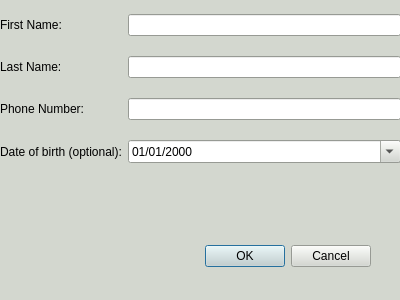
<?xml version="1.0" encoding="UTF-8"?>
<ui version="4.0">
 <class>input_window</class>
 <widget class="QDialog" name="input_window">
  <property name="geometry">
   <rect>
    <x>0</x>
    <y>0</y>
    <width>400</width>
    <height>300</height>
   </rect>
  </property>
  <property name="palette">
   <palette>
    <active>
     <colorrole role="WindowText">
      <brush brushstyle="SolidPattern">
       <color alpha="255">
        <red>0</red>
        <green>0</green>
        <blue>0</blue>
       </color>
      </brush>
     </colorrole>
     <colorrole role="Button">
      <brush brushstyle="SolidPattern">
       <color alpha="255">
        <red>211</red>
        <green>215</green>
        <blue>207</blue>
       </color>
      </brush>
     </colorrole>
     <colorrole role="Light">
      <brush brushstyle="SolidPattern">
       <color alpha="255">
        <red>255</red>
        <green>255</green>
        <blue>255</blue>
       </color>
      </brush>
     </colorrole>
     <colorrole role="Midlight">
      <brush brushstyle="SolidPattern">
       <color alpha="255">
        <red>233</red>
        <green>235</green>
        <blue>231</blue>
       </color>
      </brush>
     </colorrole>
     <colorrole role="Dark">
      <brush brushstyle="SolidPattern">
       <color alpha="255">
        <red>105</red>
        <green>107</green>
        <blue>103</blue>
       </color>
      </brush>
     </colorrole>
     <colorrole role="Mid">
      <brush brushstyle="SolidPattern">
       <color alpha="255">
        <red>141</red>
        <green>143</green>
        <blue>138</blue>
       </color>
      </brush>
     </colorrole>
     <colorrole role="Text">
      <brush brushstyle="SolidPattern">
       <color alpha="255">
        <red>0</red>
        <green>0</green>
        <blue>0</blue>
       </color>
      </brush>
     </colorrole>
     <colorrole role="BrightText">
      <brush brushstyle="SolidPattern">
       <color alpha="255">
        <red>255</red>
        <green>255</green>
        <blue>255</blue>
       </color>
      </brush>
     </colorrole>
     <colorrole role="ButtonText">
      <brush brushstyle="SolidPattern">
       <color alpha="255">
        <red>0</red>
        <green>0</green>
        <blue>0</blue>
       </color>
      </brush>
     </colorrole>
     <colorrole role="Base">
      <brush brushstyle="SolidPattern">
       <color alpha="255">
        <red>255</red>
        <green>255</green>
        <blue>255</blue>
       </color>
      </brush>
     </colorrole>
     <colorrole role="Window">
      <brush brushstyle="SolidPattern">
       <color alpha="255">
        <red>211</red>
        <green>215</green>
        <blue>207</blue>
       </color>
      </brush>
     </colorrole>
     <colorrole role="Shadow">
      <brush brushstyle="SolidPattern">
       <color alpha="255">
        <red>0</red>
        <green>0</green>
        <blue>0</blue>
       </color>
      </brush>
     </colorrole>
     <colorrole role="AlternateBase">
      <brush brushstyle="SolidPattern">
       <color alpha="255">
        <red>233</red>
        <green>235</green>
        <blue>231</blue>
       </color>
      </brush>
     </colorrole>
     <colorrole role="ToolTipBase">
      <brush brushstyle="SolidPattern">
       <color alpha="255">
        <red>255</red>
        <green>255</green>
        <blue>220</blue>
       </color>
      </brush>
     </colorrole>
     <colorrole role="ToolTipText">
      <brush brushstyle="SolidPattern">
       <color alpha="255">
        <red>0</red>
        <green>0</green>
        <blue>0</blue>
       </color>
      </brush>
     </colorrole>
     <colorrole role="PlaceholderText">
      <brush brushstyle="SolidPattern">
       <color alpha="128">
        <red>0</red>
        <green>0</green>
        <blue>0</blue>
       </color>
      </brush>
     </colorrole>
    </active>
    <inactive>
     <colorrole role="WindowText">
      <brush brushstyle="SolidPattern">
       <color alpha="255">
        <red>0</red>
        <green>0</green>
        <blue>0</blue>
       </color>
      </brush>
     </colorrole>
     <colorrole role="Button">
      <brush brushstyle="SolidPattern">
       <color alpha="255">
        <red>211</red>
        <green>215</green>
        <blue>207</blue>
       </color>
      </brush>
     </colorrole>
     <colorrole role="Light">
      <brush brushstyle="SolidPattern">
       <color alpha="255">
        <red>255</red>
        <green>255</green>
        <blue>255</blue>
       </color>
      </brush>
     </colorrole>
     <colorrole role="Midlight">
      <brush brushstyle="SolidPattern">
       <color alpha="255">
        <red>233</red>
        <green>235</green>
        <blue>231</blue>
       </color>
      </brush>
     </colorrole>
     <colorrole role="Dark">
      <brush brushstyle="SolidPattern">
       <color alpha="255">
        <red>105</red>
        <green>107</green>
        <blue>103</blue>
       </color>
      </brush>
     </colorrole>
     <colorrole role="Mid">
      <brush brushstyle="SolidPattern">
       <color alpha="255">
        <red>141</red>
        <green>143</green>
        <blue>138</blue>
       </color>
      </brush>
     </colorrole>
     <colorrole role="Text">
      <brush brushstyle="SolidPattern">
       <color alpha="255">
        <red>0</red>
        <green>0</green>
        <blue>0</blue>
       </color>
      </brush>
     </colorrole>
     <colorrole role="BrightText">
      <brush brushstyle="SolidPattern">
       <color alpha="255">
        <red>255</red>
        <green>255</green>
        <blue>255</blue>
       </color>
      </brush>
     </colorrole>
     <colorrole role="ButtonText">
      <brush brushstyle="SolidPattern">
       <color alpha="255">
        <red>0</red>
        <green>0</green>
        <blue>0</blue>
       </color>
      </brush>
     </colorrole>
     <colorrole role="Base">
      <brush brushstyle="SolidPattern">
       <color alpha="255">
        <red>255</red>
        <green>255</green>
        <blue>255</blue>
       </color>
      </brush>
     </colorrole>
     <colorrole role="Window">
      <brush brushstyle="SolidPattern">
       <color alpha="255">
        <red>211</red>
        <green>215</green>
        <blue>207</blue>
       </color>
      </brush>
     </colorrole>
     <colorrole role="Shadow">
      <brush brushstyle="SolidPattern">
       <color alpha="255">
        <red>0</red>
        <green>0</green>
        <blue>0</blue>
       </color>
      </brush>
     </colorrole>
     <colorrole role="AlternateBase">
      <brush brushstyle="SolidPattern">
       <color alpha="255">
        <red>233</red>
        <green>235</green>
        <blue>231</blue>
       </color>
      </brush>
     </colorrole>
     <colorrole role="ToolTipBase">
      <brush brushstyle="SolidPattern">
       <color alpha="255">
        <red>255</red>
        <green>255</green>
        <blue>220</blue>
       </color>
      </brush>
     </colorrole>
     <colorrole role="ToolTipText">
      <brush brushstyle="SolidPattern">
       <color alpha="255">
        <red>0</red>
        <green>0</green>
        <blue>0</blue>
       </color>
      </brush>
     </colorrole>
     <colorrole role="PlaceholderText">
      <brush brushstyle="SolidPattern">
       <color alpha="128">
        <red>0</red>
        <green>0</green>
        <blue>0</blue>
       </color>
      </brush>
     </colorrole>
    </inactive>
    <disabled>
     <colorrole role="WindowText">
      <brush brushstyle="SolidPattern">
       <color alpha="255">
        <red>105</red>
        <green>107</green>
        <blue>103</blue>
       </color>
      </brush>
     </colorrole>
     <colorrole role="Button">
      <brush brushstyle="SolidPattern">
       <color alpha="255">
        <red>211</red>
        <green>215</green>
        <blue>207</blue>
       </color>
      </brush>
     </colorrole>
     <colorrole role="Light">
      <brush brushstyle="SolidPattern">
       <color alpha="255">
        <red>255</red>
        <green>255</green>
        <blue>255</blue>
       </color>
      </brush>
     </colorrole>
     <colorrole role="Midlight">
      <brush brushstyle="SolidPattern">
       <color alpha="255">
        <red>233</red>
        <green>235</green>
        <blue>231</blue>
       </color>
      </brush>
     </colorrole>
     <colorrole role="Dark">
      <brush brushstyle="SolidPattern">
       <color alpha="255">
        <red>105</red>
        <green>107</green>
        <blue>103</blue>
       </color>
      </brush>
     </colorrole>
     <colorrole role="Mid">
      <brush brushstyle="SolidPattern">
       <color alpha="255">
        <red>141</red>
        <green>143</green>
        <blue>138</blue>
       </color>
      </brush>
     </colorrole>
     <colorrole role="Text">
      <brush brushstyle="SolidPattern">
       <color alpha="255">
        <red>105</red>
        <green>107</green>
        <blue>103</blue>
       </color>
      </brush>
     </colorrole>
     <colorrole role="BrightText">
      <brush brushstyle="SolidPattern">
       <color alpha="255">
        <red>255</red>
        <green>255</green>
        <blue>255</blue>
       </color>
      </brush>
     </colorrole>
     <colorrole role="ButtonText">
      <brush brushstyle="SolidPattern">
       <color alpha="255">
        <red>105</red>
        <green>107</green>
        <blue>103</blue>
       </color>
      </brush>
     </colorrole>
     <colorrole role="Base">
      <brush brushstyle="SolidPattern">
       <color alpha="255">
        <red>211</red>
        <green>215</green>
        <blue>207</blue>
       </color>
      </brush>
     </colorrole>
     <colorrole role="Window">
      <brush brushstyle="SolidPattern">
       <color alpha="255">
        <red>211</red>
        <green>215</green>
        <blue>207</blue>
       </color>
      </brush>
     </colorrole>
     <colorrole role="Shadow">
      <brush brushstyle="SolidPattern">
       <color alpha="255">
        <red>0</red>
        <green>0</green>
        <blue>0</blue>
       </color>
      </brush>
     </colorrole>
     <colorrole role="AlternateBase">
      <brush brushstyle="SolidPattern">
       <color alpha="255">
        <red>211</red>
        <green>215</green>
        <blue>207</blue>
       </color>
      </brush>
     </colorrole>
     <colorrole role="ToolTipBase">
      <brush brushstyle="SolidPattern">
       <color alpha="255">
        <red>255</red>
        <green>255</green>
        <blue>220</blue>
       </color>
      </brush>
     </colorrole>
     <colorrole role="ToolTipText">
      <brush brushstyle="SolidPattern">
       <color alpha="255">
        <red>0</red>
        <green>0</green>
        <blue>0</blue>
       </color>
      </brush>
     </colorrole>
     <colorrole role="PlaceholderText">
      <brush brushstyle="SolidPattern">
       <color alpha="128">
        <red>0</red>
        <green>0</green>
        <blue>0</blue>
       </color>
      </brush>
     </colorrole>
    </disabled>
   </palette>
  </property>
  <property name="windowTitle">
   <string>Record</string>
  </property>
  <widget class="QDialogButtonBox" name="buttonBox">
   <property name="geometry">
    <rect>
     <x>30</x>
     <y>240</y>
     <width>341</width>
     <height>32</height>
    </rect>
   </property>
   <property name="orientation">
    <enum>Qt::Horizontal</enum>
   </property>
   <property name="standardButtons">
    <set>QDialogButtonBox::Cancel|QDialogButtonBox::Ok</set>
   </property>
  </widget>
  <widget class="QWidget" name="gridLayoutWidget_2">
   <property name="geometry">
    <rect>
     <x>0</x>
     <y>0</y>
     <width>401</width>
     <height>181</height>
    </rect>
   </property>
   <layout class="QGridLayout" name="gridLayout_2">
    <item row="3" column="0">
     <widget class="QLabel" name="label_7">
      <property name="text">
       <string>Phone Number:</string>
      </property>
     </widget>
    </item>
    <item row="2" column="1">
     <widget class="QLineEdit" name="l_name_line">
      <property name="autoFillBackground">
       <bool>false</bool>
      </property>
     </widget>
    </item>
    <item row="2" column="0">
     <widget class="QLabel" name="label_5">
      <property name="text">
       <string>Last Name:</string>
      </property>
     </widget>
    </item>
    <item row="1" column="0">
     <widget class="QLabel" name="label_8">
      <property name="text">
       <string>First Name:</string>
      </property>
     </widget>
    </item>
    <item row="5" column="0">
     <widget class="QLabel" name="label_6">
      <property name="text">
       <string>Date of birth (optional):</string>
      </property>
     </widget>
    </item>
    <item row="1" column="1">
     <widget class="QLineEdit" name="f_name_line"/>
    </item>
    <item row="3" column="1">
     <widget class="QLineEdit" name="number_line"/>
    </item>
    <item row="5" column="1">
     <widget class="QDateEdit" name="dateEdit">
      <property name="dateTime">
       <datetime>
        <hour>0</hour>
        <minute>0</minute>
        <second>0</second>
        <year>2000</year>
        <month>1</month>
        <day>1</day>
       </datetime>
      </property>
      <property name="displayFormat">
       <string>dd/MM/yyyy</string>
      </property>
      <property name="calendarPopup">
       <bool>true</bool>
      </property>
      <property name="date">
       <date>
        <year>2000</year>
        <month>1</month>
        <day>1</day>
       </date>
      </property>
     </widget>
    </item>
   </layout>
  </widget>
 </widget>
 <tabstops>
  <tabstop>f_name_line</tabstop>
  <tabstop>l_name_line</tabstop>
  <tabstop>number_line</tabstop>
  <tabstop>dateEdit</tabstop>
 </tabstops>
 <resources/>
 <connections>
  <connection>
   <sender>buttonBox</sender>
   <signal>accepted()</signal>
   <receiver>input_window</receiver>
   <slot>accept()</slot>
   <hints>
    <hint type="sourcelabel">
     <x>248</x>
     <y>254</y>
    </hint>
    <hint type="destinationlabel">
     <x>157</x>
     <y>274</y>
    </hint>
   </hints>
  </connection>
  <connection>
   <sender>buttonBox</sender>
   <signal>rejected()</signal>
   <receiver>input_window</receiver>
   <slot>reject()</slot>
   <hints>
    <hint type="sourcelabel">
     <x>316</x>
     <y>260</y>
    </hint>
    <hint type="destinationlabel">
     <x>286</x>
     <y>274</y>
    </hint>
   </hints>
  </connection>
 </connections>
</ui>
